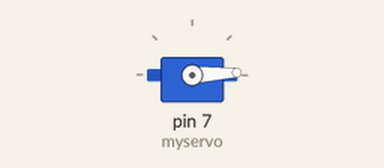
The sketch below on a simulated Arduino Uno, built with avr-gcc and run on an emulated ATmega328P. Shown: servo.

Above: at 0.05 s.
At 1.55 s:
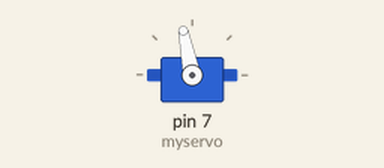
At 3.1 s:
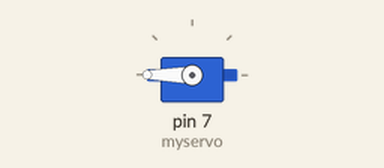
At 6.15 s:
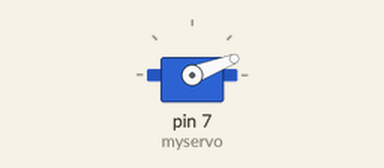
Timing chart, 0 to 9.7 s (numbered marks = the images above):
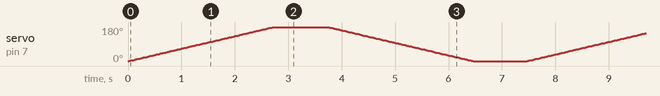

The sketch:

servo.ino
```cpp
#include<Servo.h>

Servo myservo;

int pos=0;
void setup()
{
// put your setup code here, to run once:
myservo.attach(7);

}
void loop() {
// put your main code here, to run repeatedly:
for(pos=0;pos <= 180;pos++)
{
myservo.write(pos);
delay (15);
}
delay (1000);
for (pos=180; pos>=0;pos -- )
{
myservo.write (pos);

delay (15);
}
delay(1000);
}
```
